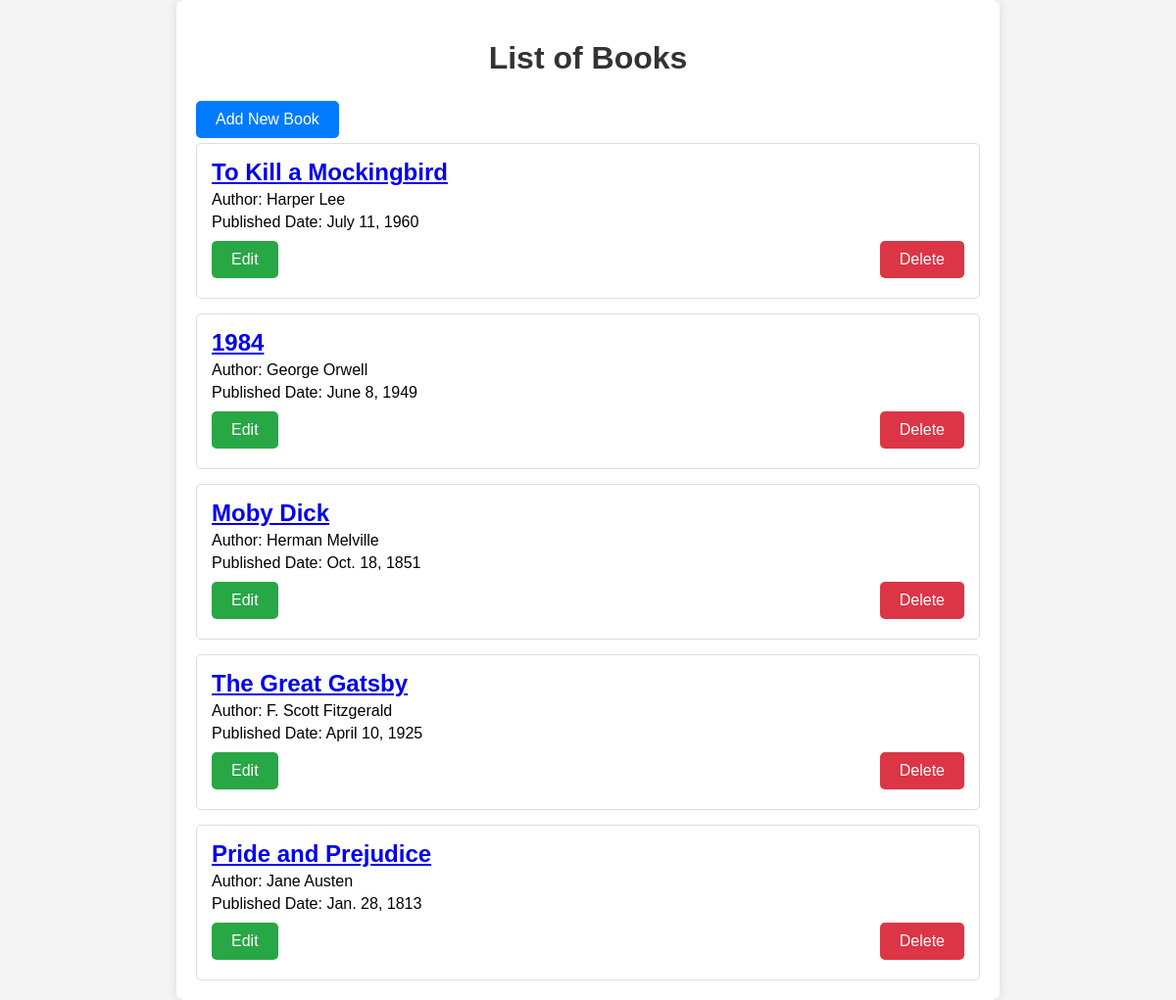
The page /books/ on the database its author committed.
### library/models.py (models this page shows, shortened)
class Book(models.Model):
    title=models.CharField(max_length=100)
    author=models.CharField(max_length=200)
    published_date=models.DateField()
    isbn=models.CharField(max_length=100, unique=True)
    pages=models.IntegerField()
    cover=models.URLField(max_length=200,null=True)

### library/views.py (the view)
# urls.py: path('',views.BookListView.as_view(),name="book_List"),
class BookListView(ListView):
    model=Book
    template_name='library/book_list.html'
    context_object_name='book'

### library/templates/library/book_list.html (shortened to what this page needs)
<html lang="en">
<head>
</head>
<body>
    <div class="container">
        <h1>List of Books</h1>
        <a href="{% url 'book_Form' %}" class="btn btn-primary">Add New Book</a>
        <div class="book-list">
            {% for book in book %}
            <div class="book-item">
                <h2><a href="{% url 'book_Detail' book.pk %}">{{ book.title }}</a></h2>
                <p>Author: {{ book.author }}</p>
                <p>Published Date: {{ book.published_date }}</p>
                <div class="actions">
                    <a href="{% url 'book_update' book.pk %}" class="btn btn-success">Edit</a>
                    <a href="{% url 'book_delete' book.pk %}" class="btn btn-danger">Delete</a>
                </div>
            </div>
            {% endfor %}
        </div>
    </div>
</body>
</html>

### library/templates/library/book_list.html (style rules this page uses)
body { font-family: Arial, sans-serif; background-color: #f4f4f4; margin: 0; padding: 0; }
.container { max-width: 800px; margin: 0 auto; padding: 20px; background-color: white; border-radius: 8px; box-shadow: 0 0 10px rgba(0, 0, 0, 0.1); }
h1 { text-align: center; color: #333; margin-bottom: 20px; }
.btn { display: inline-block; padding: 10px 20px; text-decoration: none; border-radius: 5px; margin: 5px 0; text-align: center; }
.btn-primary { background-color: #007BFF; color: white; }
.btn-success { background-color: #28a745; color: white; }
.btn-danger { background-color: #dc3545; color: white; }
.book-list { display: flex; flex-direction: column; gap: 15px; }
.book-item { padding: 15px; border: 1px solid #ddd; border-radius: 5px; }
.book-item h2 { margin: 0; color: #007BFF; }
.book-item p { margin: 5px 0; }
.actions { display: flex; justify-content: space-between; }

### rows shown on the page
Book: title "To Kill a Mockingbird", author "Harper Lee", published_date "July 11, 1960"
Book: title "1984", author "George Orwell", published_date "June 8, 1949"
Book: title "Moby Dick", author "Herman Melville", published_date "Oct. 18, 1851"
Book: title "The Great Gatsby", author "F. Scott Fitzgerald", published_date "April 10, 1925"
Book: title "Pride and Prejudice", author "Jane Austen", published_date "Jan. 28, 1813"
